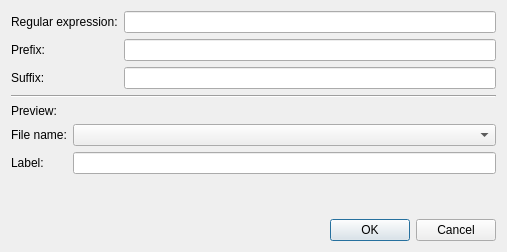
<?xml version="1.0" encoding="UTF-8"?>
<ui version="4.0">
 <class>FileNameFilterDialog</class>
 <widget class="QDialog" name="FileNameFilterDialog">
  <property name="geometry">
   <rect>
    <x>0</x>
    <y>0</y>
    <width>507</width>
    <height>252</height>
   </rect>
  </property>
  <property name="windowTitle">
   <string>Dialog</string>
  </property>
  <layout class="QVBoxLayout" name="verticalLayout">
   <item>
    <layout class="QGridLayout" name="gridLayout_2">
     <item row="0" column="0">
      <widget class="QLabel" name="label">
       <property name="text">
        <string>Regular expression:</string>
       </property>
      </widget>
     </item>
     <item row="0" column="1">
      <widget class="QLineEdit" name="lineEditRegExp">
       <property name="toolTip">
        <string>Regular expression to capture parts of the file name.

Use single quotes (\d). The first capture group in parentheses () will be returned.</string>
       </property>
      </widget>
     </item>
     <item row="1" column="0">
      <widget class="QLabel" name="label_5">
       <property name="text">
        <string>Prefix:</string>
       </property>
      </widget>
     </item>
     <item row="1" column="1">
      <widget class="QLineEdit" name="lineEditPrefix"/>
     </item>
     <item row="2" column="0">
      <widget class="QLabel" name="label_6">
       <property name="text">
        <string>Suffix:</string>
       </property>
      </widget>
     </item>
     <item row="2" column="1">
      <widget class="QLineEdit" name="lineEditSuffix"/>
     </item>
    </layout>
   </item>
   <item>
    <widget class="Line" name="line">
     <property name="orientation">
      <enum>Qt::Horizontal</enum>
     </property>
    </widget>
   </item>
   <item>
    <widget class="QLabel" name="label_4">
     <property name="text">
      <string>Preview:</string>
     </property>
    </widget>
   </item>
   <item>
    <layout class="QGridLayout" name="gridLayout">
     <item row="1" column="0">
      <widget class="QLabel" name="label_3">
       <property name="text">
        <string>Label:</string>
       </property>
      </widget>
     </item>
     <item row="0" column="0">
      <widget class="QLabel" name="label_2">
       <property name="text">
        <string>File name:</string>
       </property>
      </widget>
     </item>
     <item row="1" column="1">
      <widget class="QLineEdit" name="lineEditPrevLabel">
       <property name="readOnly">
        <bool>true</bool>
       </property>
      </widget>
     </item>
     <item row="0" column="1">
      <widget class="QComboBox" name="comboBoxPrevFileName"/>
     </item>
    </layout>
   </item>
   <item>
    <spacer name="verticalSpacer">
     <property name="orientation">
      <enum>Qt::Vertical</enum>
     </property>
     <property name="sizeHint" stdset="0">
      <size>
       <width>20</width>
       <height>40</height>
      </size>
     </property>
    </spacer>
   </item>
   <item>
    <widget class="QDialogButtonBox" name="buttonBox">
     <property name="orientation">
      <enum>Qt::Horizontal</enum>
     </property>
     <property name="standardButtons">
      <set>QDialogButtonBox::Cancel|QDialogButtonBox::Ok</set>
     </property>
    </widget>
   </item>
  </layout>
 </widget>
 <tabstops>
  <tabstop>lineEditRegExp</tabstop>
  <tabstop>lineEditPrefix</tabstop>
  <tabstop>lineEditSuffix</tabstop>
  <tabstop>comboBoxPrevFileName</tabstop>
  <tabstop>lineEditPrevLabel</tabstop>
 </tabstops>
 <resources/>
 <connections>
  <connection>
   <sender>buttonBox</sender>
   <signal>accepted()</signal>
   <receiver>FileNameFilterDialog</receiver>
   <slot>accept()</slot>
   <hints>
    <hint type="sourcelabel">
     <x>268</x>
     <y>241</y>
    </hint>
    <hint type="destinationlabel">
     <x>157</x>
     <y>274</y>
    </hint>
   </hints>
  </connection>
  <connection>
   <sender>buttonBox</sender>
   <signal>rejected()</signal>
   <receiver>FileNameFilterDialog</receiver>
   <slot>reject()</slot>
   <hints>
    <hint type="sourcelabel">
     <x>336</x>
     <y>241</y>
    </hint>
    <hint type="destinationlabel">
     <x>286</x>
     <y>274</y>
    </hint>
   </hints>
  </connection>
  <connection>
   <sender>lineEditRegExp</sender>
   <signal>textChanged(QString)</signal>
   <receiver>FileNameFilterDialog</receiver>
   <slot>regExpChanged(QString)</slot>
   <hints>
    <hint type="sourcelabel">
     <x>213</x>
     <y>22</y>
    </hint>
    <hint type="destinationlabel">
     <x>354</x>
     <y>2</y>
    </hint>
   </hints>
  </connection>
  <connection>
   <sender>comboBoxPrevFileName</sender>
   <signal>currentTextChanged(QString)</signal>
   <receiver>FileNameFilterDialog</receiver>
   <slot>regExpChanged(QString)</slot>
   <hints>
    <hint type="sourcelabel">
     <x>242</x>
     <y>167</y>
    </hint>
    <hint type="destinationlabel">
     <x>80</x>
     <y>76</y>
    </hint>
   </hints>
  </connection>
  <connection>
   <sender>lineEditPrefix</sender>
   <signal>textChanged(QString)</signal>
   <receiver>FileNameFilterDialog</receiver>
   <slot>regExpChanged(QString)</slot>
   <hints>
    <hint type="sourcelabel">
     <x>467</x>
     <y>54</y>
    </hint>
    <hint type="destinationlabel">
     <x>502</x>
     <y>40</y>
    </hint>
   </hints>
  </connection>
  <connection>
   <sender>lineEditSuffix</sender>
   <signal>textChanged(QString)</signal>
   <receiver>FileNameFilterDialog</receiver>
   <slot>regExpChanged(QString)</slot>
   <hints>
    <hint type="sourcelabel">
     <x>483</x>
     <y>87</y>
    </hint>
    <hint type="destinationlabel">
     <x>505</x>
     <y>92</y>
    </hint>
   </hints>
  </connection>
 </connections>
 <slots>
  <slot>regExpChanged(QString)</slot>
 </slots>
</ui>
